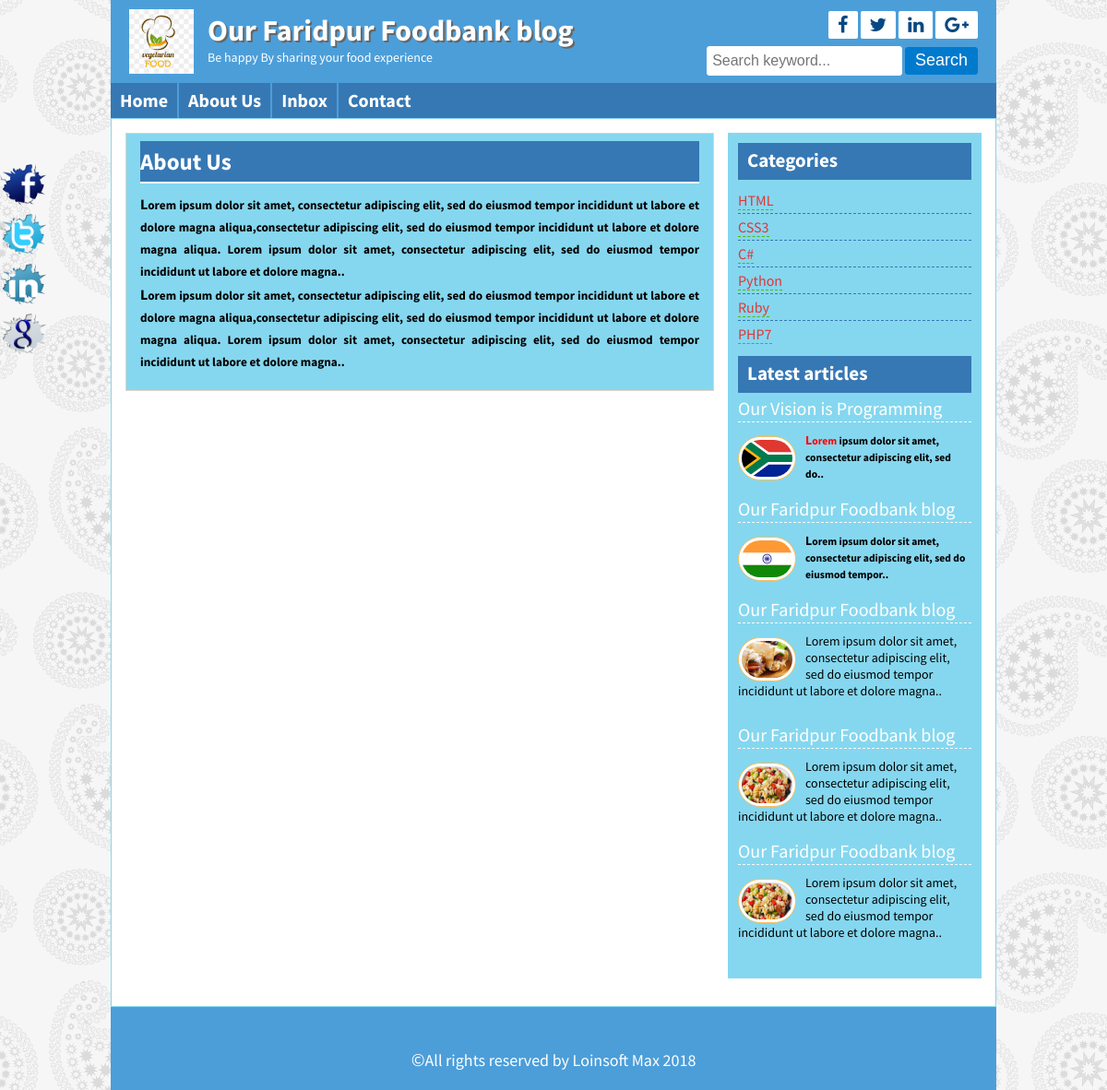
Screenshot of /dynamicpage.php?pageid=1 with the database file from the repository.
### tables this page shows
CREATE TABLE `title_slogan` (
  `id` int(11) NOT NULL,
  `title` varchar(255) NOT NULL,
  `slogan` varchar(255) NOT NULL,
  `logo` varchar(255) NOT NULL
);

CREATE TABLE `tbl_social` (
  `id` int(11) NOT NULL,
  `fb` varchar(255) NOT NULL,
  `tw` varchar(255) NOT NULL,
  `ln` varchar(255) NOT NULL,
  `gg` varchar(255) NOT NULL
);

CREATE TABLE `tbl_page` (
  `id` int(11) NOT NULL,
  `name` varchar(255) NOT NULL,
  `body` text NOT NULL
);

CREATE TABLE `tbl_category` (
  `id` int(11) NOT NULL,
  `name` varchar(50) NOT NULL
);

CREATE TABLE `tbl_post` (
  `id` int(11) NOT NULL,
  `cat` int(11) NOT NULL,
  `title` varchar(255) NOT NULL,
  `body` text NOT NULL,
  `image` varchar(255) NOT NULL,
  `author` varchar(50) NOT NULL,
  `tags` varchar(255) NOT NULL,
  `date` timestamp NOT NULL DEFAULT CURRENT_TIMESTAMP ON UPDATE CURRENT_TIMESTAMP,
  `userid` int(11) NOT NULL
);

CREATE TABLE `tbl_footer` (
  `id` int(11) NOT NULL,
  `copyright` varchar(255) NOT NULL
);

### lib/Database.php (called while the page is built, shortened)
<?php
Class Database{
	public $host   = DB_HOST;
	public $user   = DB_USER;
	public $pass   = DB_PASS;
	public $dbname = DB_NAME;
	public $link;
	private function connectDB(){
	$this->link = new mysqli($this->host, $this->user, $this->pass, $this->dbname);
 }
	public function select($query){
		$result = $this->link->query($query) or die($this->link->error.__LINE__);
		if($result->num_rows > 0){
			return $result;
		} else {
			return false;
		}
	}
}

### helpers/Format.php (called while the page is built, shortened)
<?php
    class Format
    {
        public function textShort($text , $limit = 400)
    {
        $text = $text. " ";
        $text = substr($text, 0, $limit);
        $text = substr($text, 0, strrpos($text," "));
        $text = $text."..";
        return $text;
    }
}
?>

### dynamicpage.php (the view)
<?php include 'inc/header.php' ?>
<?php
	if (!isset($_GET['pageid']) || $_GET['pageid'] == NULL) {
		header('Location:404.php');
	}
	else{
		$id = $_GET['pageid'];
	}
?>
<div class="contentsection contemplete clear">
	<div class="maincontent clear">
		<div class="about">
			<?php
				$query = "SELECT * FROM tbl_page WHERE id=$id";
				$post  =  $db->select($query);
				if ($post) {
					while ($result = $post->fetch_assoc()) {
			?>
				<h2><?php echo $result['name'] ?></h2>
				 <p><?php echo $result['body'] ?></p>
			<?php } }else{ header('Location:404.php'); }?>
	</div>
</div>
<?php include 'inc/sidebar.php' ?>
<?php include 'inc/footer.php' ?>

### inc/header.php (shortened to what this page needs)
<?php include 'lib/Database.php'?>
<?php include 'helpers/Format.php'?>
<?php
	$db = new Database();
	$fm = new Format();
?>
<!DOCTYPE html>
<html>
<head>
	<?php include 'scripts/css.php' ?>
</head>
<body>
	<div class="headersection templete clear">
		<a href="index.php">
			<div class="logo">
		<?php
            $query = "select * from title_slogan where id = 1";
            $title_slogan = $db->select($query);
            if ($title_slogan) {
                while ($result = $title_slogan->fetch_assoc()) {
        ?>
				<img src="admin/<?php echo $result['logo'] ?>" alt="Logo"/>
				<h2><?php echo $result['title'] ?></h2>
				<p><?php echo $result['slogan'] ?></p>
			</div>
		<?php } } ?>
		</a>
		<div class="social clear">
		<?php
            $query = "select * from tbl_social where id = 1";
            $sociallink = $db->select($query);
            if ($sociallink) {
                    while ($result = $sociallink->fetch_assoc()) {
        ?>
			<div class="icon clear">
				<a href="<?php echo $result['fb'] ?>" target="_blank"><i class="fa fa-facebook"></i></a>
				<a href="<?php echo $result['tw'] ?>" target="_blank"><i class="fa fa-twitter"></i></a>
				<a href="<?php echo $result['ln'] ?>" target="_blank"><i class="fa fa-linkedin"></i></a>
				<a href="<?php echo $result['gg'] ?>" target="_blank"><i class="fa fa-google-plus"></i></a>
			</div>
		<?php } } ?>
			<div class="searchbtn clear">
			<form action="search.php" method="get">
				<input type="text" name="search" placeholder="Search keyword..."/>
				<input type="submit" name="submit" value="Search"/>
			</form>
			</div>
		</div>
	</div>
<div class="navsection templete">
	<ul>
		<li><a  href="index.php">Home</a></li>
		<?php
            $query = "select * from tbl_page";
            $getpage = $db->select($query);
            if ($getpage) {
                    while ($result = $getpage->fetch_assoc()) {
        ?>
		<li>
			<a href="dynamicpage.php?pageid=<?php echo $result['id']; ?>"><?php echo $result['name']?></a>
		</li>
		<?php } } ?>
		<li><a href="contact.php">Contact</a></li>
	</ul>
</div>

### inc/sidebar.php
<div class="sidebar clear">
    <div class="samesidebar clear">
        <h2>Categories</h2>
            <ul>
            <?php
				$query = "SELECT * FROM tbl_category";
				$category  =  $db->select($query);
				if ($category) {
					while ($result = $category->fetch_assoc()) {
			?>
                <li>
                 <a class="sideli" href="posts.php?category=<?php echo $result['id'];?>"><?php echo $result['name'] ?></a>
                </li>
                <?php } } else{ ?>
                <?php
                    echo "No Category Created";
                }?>
            </ul>
    </div>
    <div class="samesidebar clear">
        <h2>Latest articles</h2>
        <?php
				$query = "SELECT * FROM tbl_post LIMIT 5";
				$post  =  $db->select($query);
				if ($post) {
					while ($result = $post->fetch_assoc()) {
			?>
            <div class="popular clear">
                <h3><a href="post.php?id=<?php echo $result['id'] ?>"><?php echo $result['title'] ?></a></h3>
                <a href="post.php?id=<?php echo $result['id'] ?>">
                    <img src="admin/<?php echo $result['image'] ?>" alt="post image"/>
                </a>
                <?php echo $fm->textShort($result['body'], 120); ?>
            </div>
	<?php } }else{ header('Location:404.php'); }?>
    </div>
</div>

### inc/footer.php (shortened to what this page needs)
</div>
<div class="footersection templete clear">
		<?php
				$query = "select * from tbl_footer where id = 1";
				$copyright= $db->select($query);
				if ($copyright) {
								while ($result = $copyright->fetch_assoc()) {
		?> <br/>
	  <p><span style="font-size:20px; font-width:bolder;">&copy</span><?php echo $result['copyright'];echo date(' Y')?></p>
		<?php } } ?>
	</div>
	<div class="fixedicon clear">
		<?php
				$query = "select * from tbl_social where id = 1";
				$sociallink = $db->select($query);
				if ($sociallink) {
								while ($result = $sociallink->fetch_assoc()) {
		?>
		<a href="<?php echo $result['fb'] ?>"><img src="images/fb.png" alt="Facebook"/></a>
		<a href="<?php echo $result['tw'] ?>"><img src="images/tw.png" alt="Twitter"/></a>
		<a href="<?php echo $result['ln'] ?>"><img src="images/in.png" alt="LinkedIn"/></a>
		<a href="<?php echo $result['gg'] ?>"><img src="images/gl.png" alt="GooglePlus"/></a>
		<?php } } ?>
	</div>
</body>
</html>

### style.css (style rules this page uses)
* { margin:0;padding:0;outline:0 }
body { font-family: 'Source Sans Pro', sans-serif;font-size:14px;line-height:18px;color:#000;background:url(images/bg.png)repeat fixed 0 0 #fff; }
.templete { width:960px;margin:0 auto; }
.contemplete { margin: 0 auto; width: 928px; }
.clear { overflow:hidden; }
input[type="text"], input[type="email"] { border: 1px solid #cfc5b6; border-radius: 3px; margin-bottom: 5px; padding: 5px; width: 300px; }
input[type="submit"] { background: #b7801c none repeat scroll 0 0; border: 1px solid #e6af4b; color: #fff; cursor: pointer; font-size: 20px; padding: 1px 10px; }
.headersection { background: #ca932f none repeat scroll 0 0; color: #fff; }
.logo { float: left; width: 580px; }
.logo img { float: left; margin-right: 15px; padding-bottom: 10px; padding-left: 20px; padding-top: 10px; width: 70px; }
.logo h2 { color: #fff; font-size: 32px; margin-bottom: 11px; margin-top: 24px; text-shadow: 2px 2px 0 #666; }
.logo p { color:#fff; }
.social { float: right; margin-right: 20px; margin-top: 12px; text-align: right; width: 360px; }
.icon { float: right; }
.icon a { background: #a56e0a none repeat scroll 0 0; border-radius: 2px; color: #fff; display: block; float: left; font-size: 20px; margin-left: 3px; padding: 5px 10px; }
.searchbtn { float: right; margin-top: 8px; }
.searchbtn input[type="text"] { border: 1px solid #A56E0A; width: 200px; background: #FFE07C; font-size: 16px; height: 20px; }
.searchbtn input[type="submit"] { border: 1px solid #9d6602; border-radius: 3px; font-size: 18px; height: 30px; padding-left: 10px; padding-right: 10px; padding-top: 0; cursor: pointer; }
.navsection { background: none repeat scroll 0 0 #e6af4b; min-height: 38px; }
.navsection ul { margin:0;padding:0;list-style:none; }
.navsection ul li { border-left: 1px solid #fdc662; border-right: 1px solid #c18a26; display: block; float: left; position:relative; }
.navsection ul li:first-child { border-left: 0px solid #fdc662; }
.navsection ul li:last-child { border-right: 0px solid #c18a26; }
.navsection ul li a { color: #fff; display: block; font-size: 20px; font-weight: bold; padding: 10px; text-decoration: none; }
.contentsection { background: #ffffff none repeat scroll 0 0; border: 1px solid #ca932f; padding: 15px; }
.maincontent { background: #fef4e5 none repeat scroll 0 0; border: 1px solid #ded4c5; float: left; margin: 0 15px 15px 0; padding: 8px 15px; width: 606px; }
.about { font-size: 16px; line-height: 24px; text-align: justify; }
.about p { font-size: 16px; line-height: 24px; margin-bottom: 10px; text-align: justify; }
.samepost h2, .about h2 { border-bottom: 2px solid #e0d6c7; color: #ac7511; font-size: 25px; margin-bottom: 4px; padding: 10px 10px 10px 0; }
.sidebar { background: #fef4e5 none repeat scroll 0 0; border: 1px solid #ded4c5; float: right; margin-bottom: 15px; margin-top: 0; padding: 10px; width: 253px; }
.samesidebar { margin-bottom: 10px; }
.samesidebar h2 { background: #e6af4b none repeat scroll 0 0; border-bottom: 2px solid #b7801c; color: #333; margin-bottom: 8px; padding: 10px; }
.samesidebar ul { padding:0;margin:0;list-style:none; }
.samesidebar ul li { border-bottom: 1px dashed #e9c05c; font-size: 16px; padding: 5px 8px 5px 0; }
.samesidebar ul li:last-child { border-bottom: 0px dashed #e9c05c; }
.samesidebar ul li a { color: #814a00; text-decoration: none; }
.samesidebar p { margin-bottom: 10px; }
.popular { margin-bottom: 20px; }
.popular h3 { border-bottom: 1px dashed #b7801c; font-size: 20px; font-weight: normal; margin-bottom: 10px; padding-bottom: 5px; }
.popular h3 a { text-decoration:none;color:#444 }
.popular img { background: #fff none repeat scroll 0 0; border: 1px solid #f6bf5b; border-radius: 30px; float: left; height: 40px; margin-right: 10px; margin-top: 5px; padding: 3px; width: 55px; }
.footersection { height:90px;background:#B7801C;text-align:center }
.fixedicon { left: 0; position: fixed; top: 175px; width: 60px; }
.fixedicon img { width: 50px; }

### rows the page displays
title_slogan: logo (picture), title "Our Faridpur Foodbank blog", slogan "Be happy By sharing your food experience"
tbl_page: name "About Us", body "L orem ipsum dolor sit amet, consectetur adipiscing elit, sed do eiusmod tempor incididunt ut labore et dolore magna aliqua,consectetur adipiscing elit, sed do eiusmod tempor incididunt ut labore et dolore magna aliqua. Lorem ipsum dolor sit amet, consectetur adipiscing elit, sed do eiusmod tempor incididunt ut labore et dolore magna.. L orem ipsum dolor sit amet, consectetur adipiscing elit, sed do eiusmod tempor incididunt ut labore et dolore magna aliqua,consectetur adipiscing elit, sed do eiusmod tempor incididunt ut labore et dolore magna aliqua. Lorem ipsum dolor sit amet, consectetur adipiscing elit, sed do eiusmod tempor incididunt ut labore et dolore magna.."
tbl_page: name "Inbox"
tbl_category: name "HTML"
tbl_category: name "CSS3"
tbl_category: name "C#"
tbl_category: name "Python"
tbl_category: name "Ruby"
tbl_category: name "PHP7"
tbl_post: title "Our Vision is Programming", image (picture), body "L orem ipsum dolor sit amet, consectetur adipiscing elit, sed do.."
tbl_post: title "Our Faridpur Foodbank blog", image (picture), body "L orem ipsum dolor sit amet, consectetur adipiscing elit, sed do eiusmod tempor.."
tbl_post: title "Our Faridpur Foodbank blog", image (picture), body "Lorem ipsum dolor sit amet, consectetur adipiscing elit, sed do eiusmod tempor incididunt ut labore et dolore magna.."
tbl_post: title "Our Faridpur Foodbank blog", image (picture), body "Lorem ipsum dolor sit amet, consectetur adipiscing elit, sed do eiusmod tempor incididunt ut labore et dolore magna.."
tbl_post: title "Our Faridpur Foodbank blog", image (picture), body "Lorem ipsum dolor sit amet, consectetur adipiscing elit, sed do eiusmod tempor incididunt ut labore et dolore magna.."
tbl_footer: copyright "All rights reserved by Loinsoft Max"
